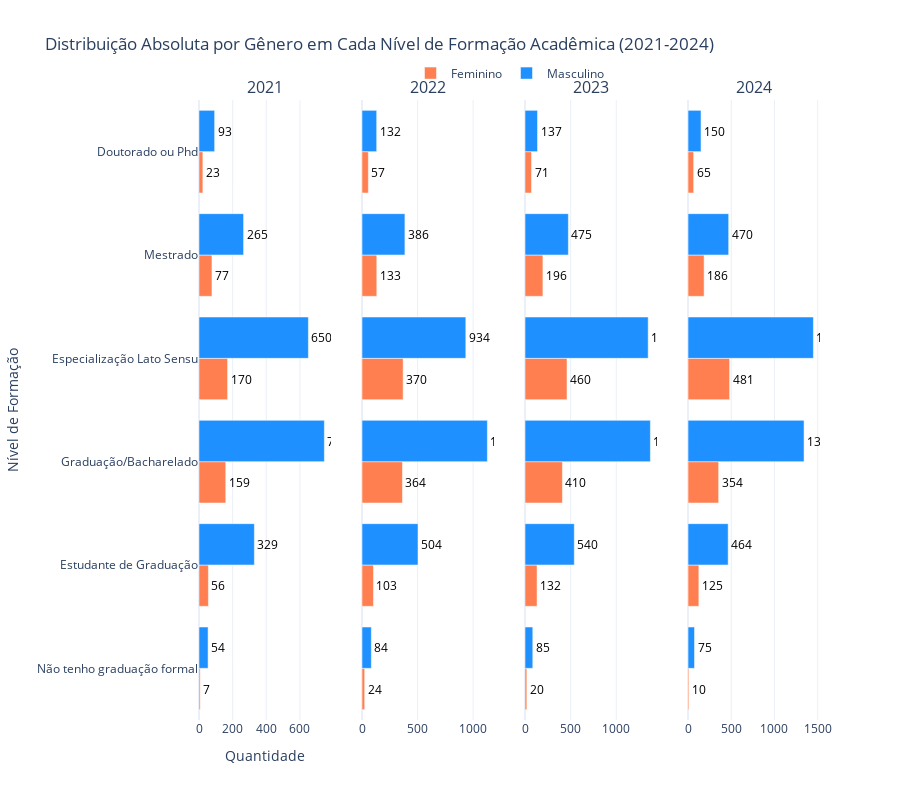

Notebook source saved alongside this figure:
### Code cell
# Distribuição escolaridade x genero 

df_grouped = df_unificado.groupby(["ano_pesquisa", "nivel_ensino", "genero"]).size().reset_index(name="count")

fig = make_subplots(rows=1, cols=4, shared_yaxes=True, subplot_titles=["2021", "2022", "2023", "2024"])

anos = ['2021', '2022', '2023', '2024']
cores = {"Masculino": "#1E90FF", "Feminino": "#FF7F50"}

ordem_niveis = [
    'Não tenho graduação formal', 
    'Estudante de Graduação',
    'Graduação/Bacharelado', 
    'Especialização Lato Sensu',
    'Mestrado',
    'Doutorado ou Phd'
]

for i, ano in enumerate(anos):
    df_ano = df_grouped[df_grouped["ano_pesquisa"] == ano]
    
    for genero in ["Feminino", "Masculino"]:
        counts = []
        niveis = []
        
        for nivel in ordem_niveis:
            df_nivel = df_ano[(df_ano["nivel_ensino"] == nivel) & (df_ano["genero"] == genero)]
            count = df_nivel["count"].values[0] if not df_nivel.empty else 0
            counts.append(count)
            niveis.append(nivel)
        
        fig.add_trace(go.Bar(
            y=niveis,
            x=counts,
            name=genero,
            orientation="h",
            marker=dict(color=cores[genero]),
            text=[str(c) for c in counts],
            textposition="outside",
            textfont=dict(color="black"),
            showlegend=True if i == 0 else False
        ), row=1, col=i+1)

# Configurando layout
fig.update_layout(
    title="Distribuição Absoluta por Gênero em Cada Nível de Formação Acadêmica (2021-2024)",
    xaxis_title="Quantidade",
    yaxis_title="Nível de Formação",
    barmode="group",  # Barras lado a lado
    height=800,
    template="plotly_white",
    legend=dict(
        orientation="h",
        yanchor="bottom",
        y=1.02,
        xanchor="center",
        x=0.5
    )
)

fig.show()

### Figure 1 — Plotly figure (JSON) as saved in the notebook; plotly's stock layout.template omitted (floating-point values rounded to 4 significant figures)
{"data": [{"marker": {"color": "#FF7F50"}, "name": "Feminino", "orientation": "h", "showlegend": true, "text": ["7", "56", "159", "170", "77", "23"], "textfont": {"color": "black"}, "textposition": "outside", "type": "bar", "x": [7, 56, 159, 170, 77, 23], "xaxis": "x", "y": ["Não tenho graduação formal", "Estudante de Graduação", "Graduação/Bacharelado", "Especialização Lato Sensu", "Mestrado", "Doutorado ou Phd"], "yaxis": "y"}, {"marker": {"color": "#1E90FF"}, "name": "Masculino", "orientation": "h", "showlegend": true, "text": ["54", "329", "745", "650", "265", "93"], "textfont": {"color": "black"}, "textposition": "outside", "type": "bar", "x": [54, 329, 745, 650, 265, 93], "xaxis": "x", "y": ["Não tenho graduação formal", "Estudante de Graduação", "Graduação/Bacharelado", "Especialização Lato Sensu", "Mestrado", "Doutorado ou Phd"], "yaxis": "y"}, {"marker": {"color": "#FF7F50"}, "name": "Feminino", "orientation": "h", "showlegend": false, "text": ["24", "103", "364", "370", "133", "57"], "textfont": {"color": "black"}, "textposition": "outside", "type": "bar", "x": [24, 103, 364, 370, 133, 57], "xaxis": "x2", "y": ["Não tenho graduação formal", "Estudante de Graduação", "Graduação/Bacharelado", "Especialização Lato Sensu", "Mestrado", "Doutorado ou Phd"], "yaxis": "y2"}, {"marker": {"color": "#1E90FF"}, "name": "Masculino", "orientation": "h", "showlegend": false, "text": ["84", "504", "1128", "934", "386", "132"], "textfont": {"color": "black"}, "textposition": "outside", "type": "bar", "x": [84, 504, 1128, 934, 386, 132], "xaxis": "x2", "y": ["Não tenho graduação formal", "Estudante de Graduação", "Graduação/Bacharelado", "Especialização Lato Sensu", "Mestrado", "Doutorado ou Phd"], "yaxis": "y2"}, {"marker": {"color": "#FF7F50"}, "name": "Feminino", "orientation": "h", "showlegend": false, "text": ["20", "132", "410", "460", "196", "71"], "textfont": {"color": "black"}, "textposition": "outside", "type": "bar", "x": [20, 132, 410, 460, 196, 71], "xaxis": "x3", "y": ["Não tenho graduação formal", "Estudante de Graduação", "Graduação/Bacharelado", "Especialização Lato Sensu", "Mestrado", "Doutorado ou Phd"], "yaxis": "y3"}, {"marker": {"color": "#1E90FF"}, "name": "Masculino", "orientation": "h", "showlegend": false, "text": ["85", "540", "1374", "1350", "475", "137"], "textfont": {"color": "black"}, "textposition": "outside", "type": "bar", "x": [85, 540, 1374, 1350, 475, 137], "xaxis": "x3", "y": ["Não tenho graduação formal", "Estudante de Graduação", "Graduação/Bacharelado", "Especialização Lato Sensu", "Mestrado", "Doutorado ou Phd"], "yaxis": "y3"}, {"marker": {"color": "#FF7F50"}, "name": "Feminino", "orientation": "h", "showlegend": false, "text": ["10", "125", "354", "481", "186", "65"], "textfont": {"color": "black"}, "textposition": "outside", "type": "bar", "x": [10, 125, 354, 481, 186, 65], "xaxis": "x4", "y": ["Não tenho graduação formal", "Estudante de Graduação", "Graduação/Bacharelado", "Especialização Lato Sensu", "Mestrado", "Doutorado ou Phd"], "yaxis": "y4"}, {"marker": {"color": "#1E90FF"}, "name": "Masculino", "orientation": "h", "showlegend": false, "text": ["75", "464", "1342", "1450", "470", "150"], "textfont": {"color": "black"}, "textposition": "outside", "type": "bar", "x": [75, 464, 1342, 1450, 470, 150], "xaxis": "x4", "y": ["Não tenho graduação formal", "Estudante de Graduação", "Graduação/Bacharelado", "Especialização Lato Sensu", "Mestrado", "Doutorado ou Phd"], "yaxis": "y4"}], "layout": {"annotations": [{"font": {"size": 16}, "showarrow": false, "text": "2021", "x": 0.1062, "xanchor": "center", "xref": "paper", "y": 1, "yanchor": "bottom", "yref": "paper"}, {"font": {"size": 16}, "showarrow": false, "text": "2022", "x": 0.3688, "xanchor": "center", "xref": "paper", "y": 1, "yanchor": "bottom", "yref": "paper"}, {"font": {"size": 16}, "showarrow": false, "text": "2023", "x": 0.6313, "xanchor": "center", "xref": "paper", "y": 1, "yanchor": "bottom", "yref": "paper"}, {"font": {"size": 16}, "showarrow": false, "text": "2024", "x": 0.8938, "xanchor": "center", "xref": "paper", "y": 1, "yanchor": "bottom", "yref": "paper"}], "barmode": "group", "height": 800, "legend": {"orientation": "h", "x": 0.5, "xanchor": "center", "y": 1.02, "yanchor": "bottom"}, "title": {"text": "Distribuição Absoluta por Gênero em Cada Nível de Formação Acadêmica (2021-2024)"}, "xaxis": {"anchor": "y", "domain": [0, 0.2125], "title": {"text": "Quantidade"}}, "xaxis2": {"anchor": "y2", "domain": [0.2625, 0.475]}, "xaxis3": {"anchor": "y3", "domain": [0.525, 0.7375]}, "xaxis4": {"anchor": "y4", "domain": [0.7875, 1]}, "yaxis": {"anchor": "x", "domain": [0, 1], "title": {"text": "Nível de Formação"}}, "yaxis2": {"anchor": "x2", "domain": [0, 1], "matches": "y", "showticklabels": false}, "yaxis3": {"anchor": "x3", "domain": [0, 1], "matches": "y", "showticklabels": false}, "yaxis4": {"anchor": "x4", "domain": [0, 1], "matches": "y", "showticklabels": false}}}
